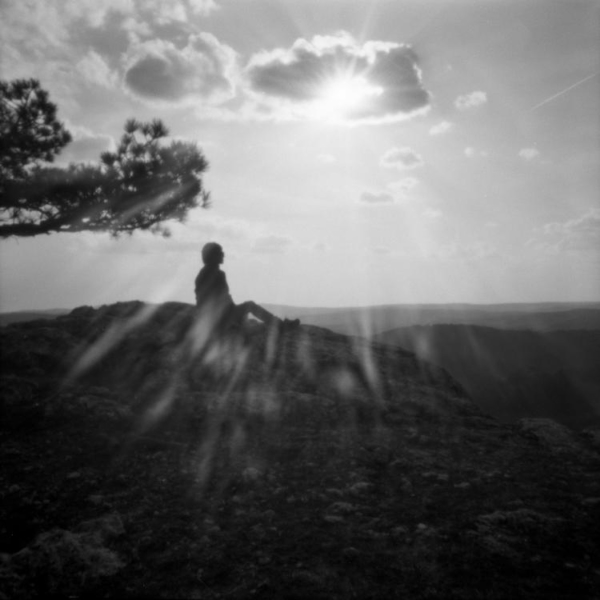
#> input picture img/retrats-lents/01.jpg, 1200 x 1200 px, found by its file name (shown at 1/2 size); its folder holds only this picture in this run
$ python gen-instagram-campanya.py
#> lines starting #> are read from the running program, lines starting #| are printed output that depends on the picture
"""Genera imatges per a campanya Instagram de Retrats Lents (112books)"""

import os
import random
from PIL import Image, ImageDraw, ImageFont, ImageFilter

SRC_DIR = "static/img/retrats-lents"
OUT_DIR = "campanya-instagram"
FONT_BOLD = "/System/Library/Fonts/Helvetica.ttc"
FONT_LIGHT = "/System/Library/Fonts/HelveticaNeue.ttc"
ACCENT = (254, 33, 33)      # 112 Revelats red
INK = (17, 17, 16)          # near-black
WHITE = (255, 255, 255)
WARM = (180, 120, 80)       # warm sepia accent

os.makedirs(OUT_DIR, exist_ok=True)

def load_font(path, size, index=0):
    try:
        return ImageFont.truetype(path, size, index=index)
    except:
        return ImageFont.load_default()

def darken(img, factor=0.45):
    """Overlay semi-transparent dark gradient"""
    overlay = Image.new("RGBA", img.size, (0, 0, 0, int(255 * factor)))
    img = img.convert("RGBA")
    return Image.alpha_composite(img, overlay).convert("RGB")

def add_bottom_gradient(img, height_ratio=0.3):
    """Add dark gradient at bottom for text readability"""
    w, h = img.size
    grad = Image.new("RGBA", (w, int(h * height_ratio)), (0, 0, 0, 0))
    for y in range(grad.height):
        alpha = int(180 * (y / grad.height))
        ImageDraw.Draw(grad).rectangle([(0, y), (w, y)], fill=(0, 0, 0, alpha))
    img = img.convert("RGBA")
    img.paste(grad, (0, h - grad.height), grad)
    return img.convert("RGB")

def draw_text_centered(draw, text, y, font, color=WHITE, max_w=900):
    """Draw text centered horizontally"""
    bbox = draw.textbbox((0, 0), text, font=font)
    tw = bbox[2] - bbox[0]
    x = (1080 - tw) // 2
    draw.text((x, y), text, fill=color, font=font)

def draw_text_left(draw, text, x, y, font, color=WHITE, max_w=900):
    draw.text((x, y), text, fill=color, font=font)

# [16 lines left out: function wrap_text, not called in this run]

def make_cover():
    """Slide 0: Cover slide with title, dates, CTA"""
    img = Image.new("RGB", (1080, 1080), INK)
    draw = ImageDraw.Draw(img)

    f_title = load_font(FONT_BOLD, 72, index=1)
    f_sub = load_font(FONT_LIGHT, 28)
    f_body = load_font(FONT_LIGHT, 22)
    f_small = load_font(FONT_LIGHT, 18)

    # Accent line top
    draw.rectangle([(0, 0), (1080, 6)], fill=ACCENT)

    # Title
    draw_text_centered(draw, "RETRATS", 240, f_title)
    draw_text_centered(draw, "LENTS", 320, f_title)

    # Subtitle
    draw_text_centered(draw, "Segon repte fotogràfic de 112 Revelats", 410, f_sub, WARM)

    # Dates
    draw_text_centered(draw, "21 juny — 6 setembre 2026", 470, f_body, (180, 180, 180))

    # Divider
    draw.rectangle([(440, 520), (640, 522)], fill=ACCENT)

    # Info lines
    info = [
        "Retrat amb càmera estenopeica o llarga exposició",
        "Obert a tothom · Gratuït",
    ]
    for i, line in enumerate(info):
        draw_text_centered(draw, line, 550 + i * 35, f_small, (160, 160, 160))

    # CTA button
    btn_y = 660
    btn_w, btn_h = 320, 56
    btn_x = (1080 - btn_w) // 2
    draw.rounded_rectangle([(btn_x, btn_y), (btn_x + btn_w, btn_y + btn_h)], radius=28, fill=ACCENT)
    draw_text_centered(draw, "PARTICIPA-HI", btn_y + 14, load_font(FONT_BOLD, 22, index=1), WHITE)

    # Logo text
    draw_text_centered(draw, "112books.eu / 112 Revelats", 960, f_small, (100, 100, 100))

    img.save(f"{OUT_DIR}/00-portada.jpg", quality=92)
    print(f"  -> {OUT_DIR}/00-portada.jpg")

def make_photo_card(src_path, idx, total):
    """Photo slide with subtle branding"""
#> called with src_path = 'static/img/retrats-lents/01.jpg', idx = 0, total = 1
    photo = Image.open(src_path).convert("RGB")
#> photo is the input picture: PIL image 1200x1200 RGB; min 0, max 255, mean 103.7
    # Crop to square from center
    w, h = photo.size
    side = min(w, h)
    left = (w - side) // 2
    top = (h - side) // 2
    photo = photo.crop((left, top, left + side, top + side))
    photo = photo.resize((1080, 1080), Image.LANCZOS)
#> photo: PIL image 1080x1080 RGB

    # Slight darken for text overlay
    photo = darken(photo, 0.15)
#> in darken, `return Image.alpha_composite(img, overlay).convert("RGB")`:
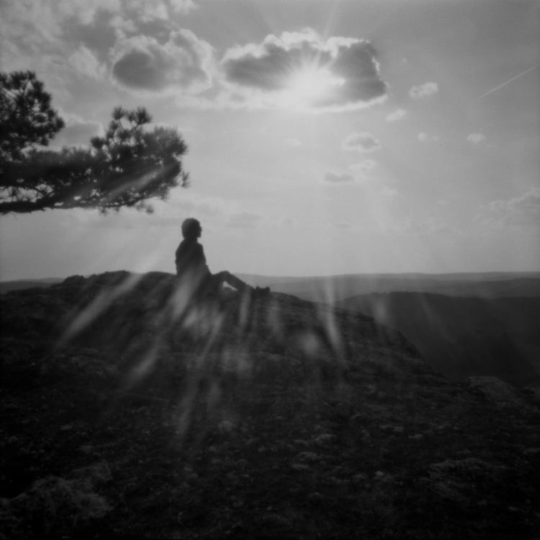
#> returned value: PIL image 1080x1080 RGB (shown at 1/2 size); min 0, max 217, mean 88.3

    draw = ImageDraw.Draw(photo)
    f_counter = load_font(FONT_LIGHT, 16)
    f_hashtag = load_font(FONT_LIGHT, 14)

    # Counter top-right
    draw_text_left(draw, f"{idx+1}/{total}", 1010, 30, f_counter, (200, 200, 200))

    # Bottom branding
    draw.text((40, 1020), "112 Revelats", fill=(200, 200, 200), font=f_counter)
    draw.text((40, 1045), "#RetratsLents", fill=(150, 150, 150), font=f_hashtag)

    photo.save(f"{OUT_DIR}/{idx+1:02d}-foto.jpg", quality=92)
    print(f"  -> {OUT_DIR}/{idx+1:02d}-foto.jpg")

def make_cta():
    """Final slide: call to action"""
    img = Image.new("RGB", (1080, 1080), INK)
    draw = ImageDraw.Draw(img)

    f_title = load_font(FONT_BOLD, 48, index=1)
    f_body = load_font(FONT_LIGHT, 24)
    f_small = load_font(FONT_LIGHT, 18)

    draw.rectangle([(0, 0), (1080, 6)], fill=ACCENT)

    draw_text_centered(draw, "TENS UNA CÀMERA", 280, f_title)
    draw_text_centered(draw, "ESTENOPEICA?", 350, f_title)
    draw_text_centered(draw, "O simplement curiositat?", 400, f_body, (180, 180, 180))

    draw.rectangle([(440, 460), (640, 462)], fill=ACCENT)

    lines = [
        "Participa al repte Retrats Lents",
        "Fotollibre col·lectiu · Publicació digital",
        "Inscripció gratuïta fins al 6 de setembre",
    ]
    for i, line in enumerate(lines):
        draw_text_centered(draw, line, 500 + i * 38, f_small, (160, 160, 160))

    # CTA button
    btn_y = 660
    btn_w, btn_h = 320, 56
    btn_x = (1080 - btn_w) // 2
    draw.rounded_rectangle([(btn_x, btn_y), (btn_x + btn_w, btn_y + btn_h)], radius=28, fill=ACCENT)
    draw_text_centered(draw, "112REVELATS.112BOOKS.EU", btn_y + 14, load_font(FONT_BOLD, 18, index=1), WHITE)

    draw_text_centered(draw, "Enllaç al perfil", 790, f_small, (100, 100, 100))

    img.save(f"{OUT_DIR}/cta-final.jpg", quality=92)
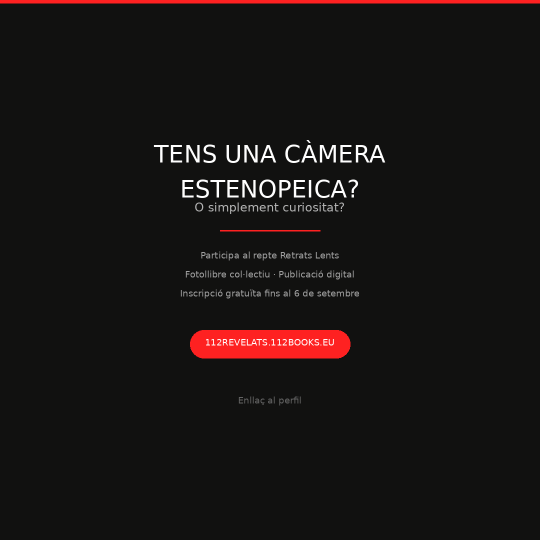
#> saved as cta-final.jpg: PIL image 1080x1080 RGB (shown at 1/2 size); mean R, G, B 24.8, 20.2, 19.2
    print(f"  -> {OUT_DIR}/cta-final.jpg")

def make_story(src_path, idx):
    """Story format 1080x1920 full-bleed photo with text"""
#> called with src_path = 'static/img/retrats-lents/01.jpg', idx = 0
    photo = Image.open(src_path).convert("RGB")
    # Crop to 9:16 from center
    w, h = photo.size
    target_ratio = 9 / 16
    current_ratio = w / h
    if current_ratio > target_ratio:
        new_w = int(h * target_ratio)
        left = (w - new_w) // 2
        photo = photo.crop((left, 0, left + new_w, h))
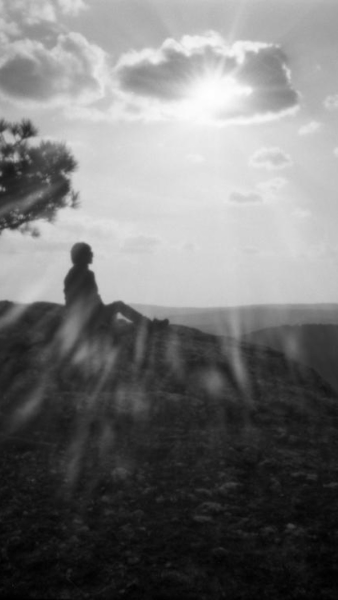
#> photo: PIL image 675x1200 RGB (shown at 1/2 size); min 0, max 255, mean 116.8
    else:
        new_h = int(w / target_ratio)
        top = (h - new_h) // 2
        photo = photo.crop((0, top, w, top + new_h))
    photo = photo.resize((1080, 1920), Image.LANCZOS)
#> photo: PIL image 1080x1920 RGB

    # Darken for readability
    photo = darken(photo, 0.35)

    # Bottom gradient
    photo = add_bottom_gradient(photo, 0.25)
#> after the loop in add_bottom_gradient, `for y in range(grad.height):`:
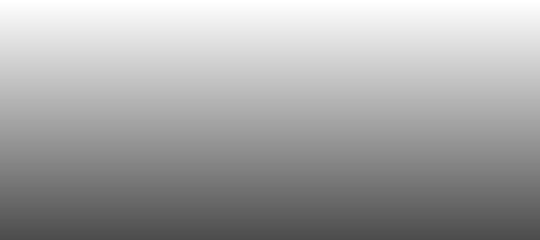
#> grad: PIL image 1080x480 RGBA (shown at 1/2 size); mean R, G, B, A 0, 0, 0, 89.4; transparent parts drawn white
#> in add_bottom_gradient, `img.paste(grad, (0, h - grad.height), grad)`:
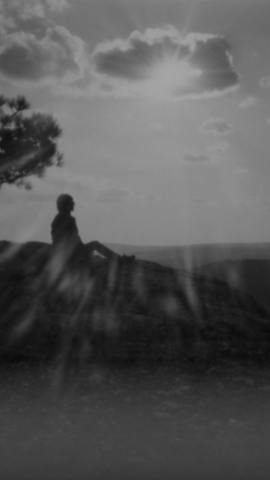
#> img: PIL image 1080x1920 RGBA (shown at 1/4 size); mean R, G, B, A 75.1, 75.1, 75.1, 243.1; transparent parts drawn white
    # Top gradient
    photo = add_top_gradient(photo, 0.15)

    draw = ImageDraw.Draw(photo)
    f_title = load_font(FONT_BOLD, 42, index=1)
    f_sub = load_font(FONT_LIGHT, 24)
    f_small = load_font(FONT_LIGHT, 16)

    # Top text
    draw_text_centered(draw, "RETRATS LENTS", 80, f_title)
    draw_text_centered(draw, "112 Revelats", 130, f_small, (180, 180, 180))

    # Bottom info
    draw_text_centered(draw, "21 juny — 6 setembre 2026", 1720, f_sub, (220, 220, 220))
    draw_text_centered(draw, "Fotollibre col·lectiu #RetratsLents", 1770, f_small, (160, 160, 160))

    photo.save(f"{OUT_DIR}/story-{idx+1}.jpg", quality=92)
    print(f"  -> {OUT_DIR}/story-{idx+1}.jpg")

def add_top_gradient(img, height_ratio=0.15):
#> called with height_ratio = 0.15
    w, h = img.size
    grad = Image.new("RGBA", (w, int(h * height_ratio)), (0, 0, 0, 0))
#> grad: PIL image 1080x288 RGBA; every value is 0
    for y in range(grad.height):
        alpha = int(120 * (1 - y / grad.height))
        ImageDraw.Draw(grad).rectangle([(0, y), (w, y)], fill=(0, 0, 0, alpha))
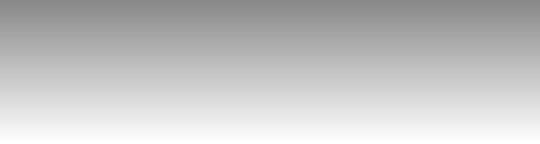
#> grad: PIL image 1080x288 RGBA (shown at 1/2 size); mean R, G, B, A 0, 0, 0, 59.7; transparent parts drawn white
    img = img.convert("RGBA")
    img.paste(grad, (0, 0), grad)
    return img.convert("RGB")

def main():
    print("Generant campanya Instagram per Retrats Lents...\n")

    # Get all images
    images = sorted([f for f in os.listdir(SRC_DIR) if f.endswith(".jpg") and f != "FONTS.md"])
    random.shuffle(images)

    if not images:
        print("ERROR: No s'han trobat imatges a", SRC_DIR)
        return

    # Carousel: cover + up to 8 photos + CTA = max 10 slides
    n_photos = min(8, len(images))
    total_slides = 1 + n_photos + 1  # cover + photos + cta

    print(f"Carrousel ({total_slides} diapositives):")
    make_cover()
    for i in range(n_photos):
        make_photo_card(f"{SRC_DIR}/{images[i]}", i, n_photos)
    make_cta()

    # Stories: 3 story versions
    print(f"\nStories (3):")
    story_images = random.sample(images, min(3, len(images)))
    for i, img_name in enumerate(story_images):
        make_story(f"{SRC_DIR}/{img_name}", i)
#> in make_story, `photo.save(f"{OUT_DIR}/story-{idx+1}.jpg", quality=92)`:
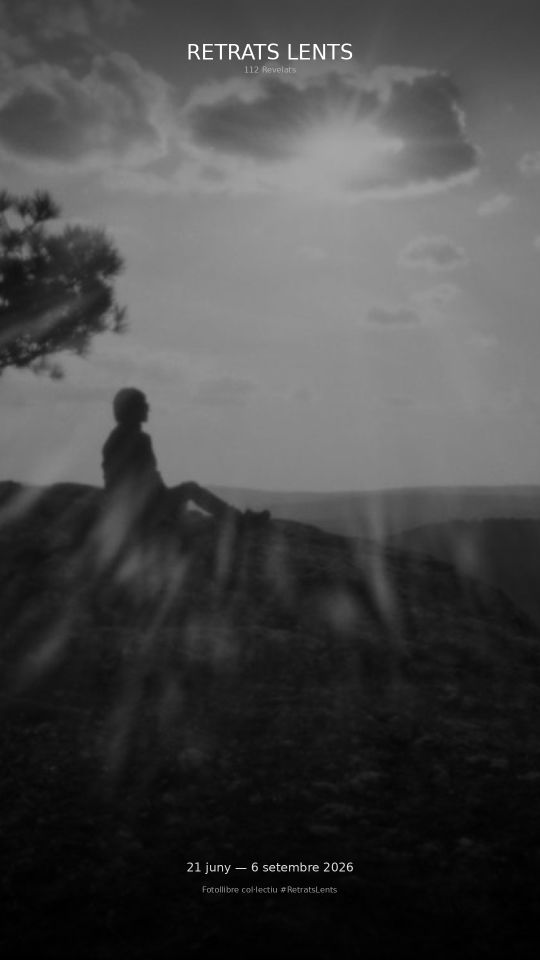
#> saved as story-1.jpg: PIL image 1080x1920 RGB (shown at 1/2 size); min 0, max 255, mean 71.4

    print(f"\nFet! {total_slides + 3} imatges generades a {OUT_DIR}/")

if __name__ == "__main__":
    main()

$ run again, on img/retrats-lents/05.jpg
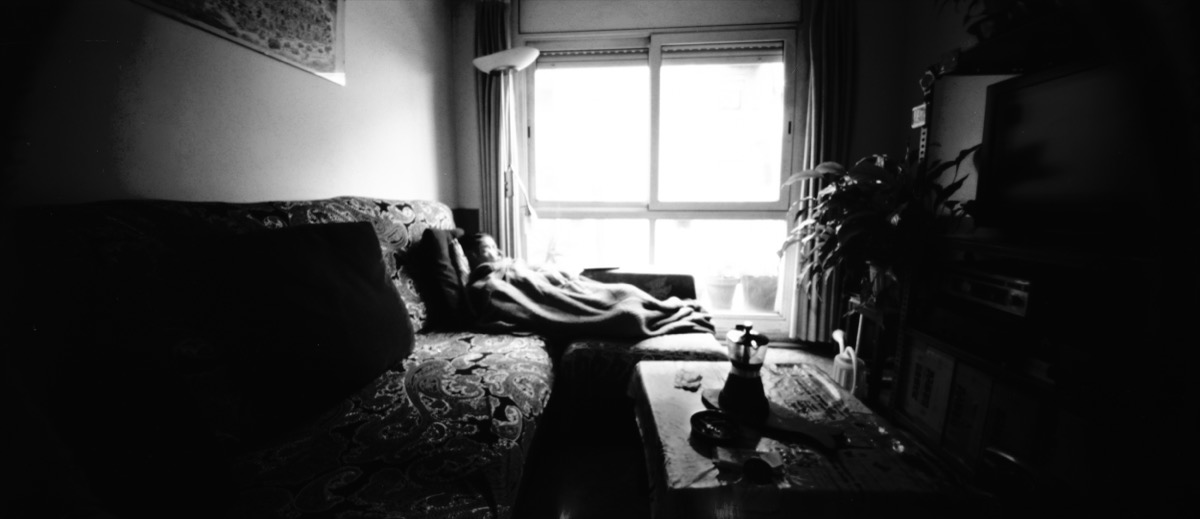
#> input picture img/retrats-lents/05.jpg, 1200 x 519 px, found by its file name
#> in make_photo_card, photo is the input picture: PIL image 1200x519 RGB; min 2, max 255, mean 61.8
#> in make_story, `photo = photo.crop((left, 0, left + new_w, h))`:
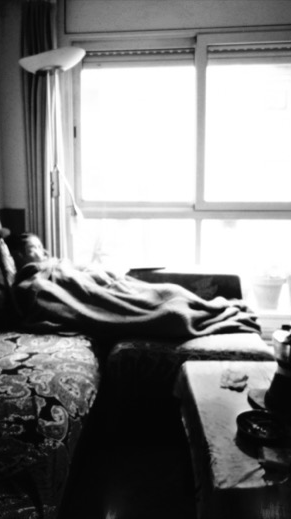
#> photo: PIL image 291x519 RGB; min 2, max 255, mean 132.3
#> overlay: PIL image 1080x1920 RGBA
#> in make_story, `photo.save(f"{OUT_DIR}/story-{idx+1}.jpg", quality=92)`:
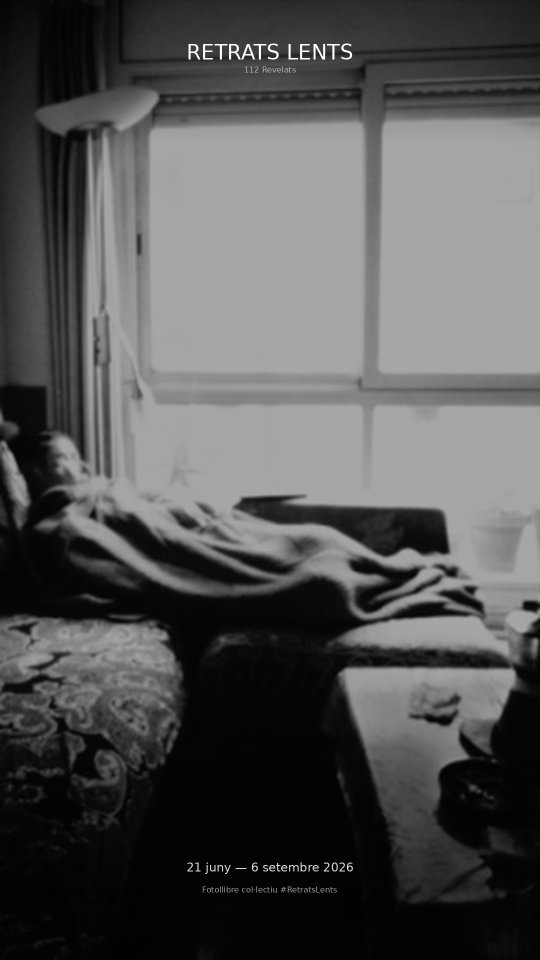
#> saved as story-1.jpg: PIL image 1080x1920 RGB (shown at 1/2 size); min 0, max 255, mean 83.1

$ run again, on img/retrats-lents/06.jpg
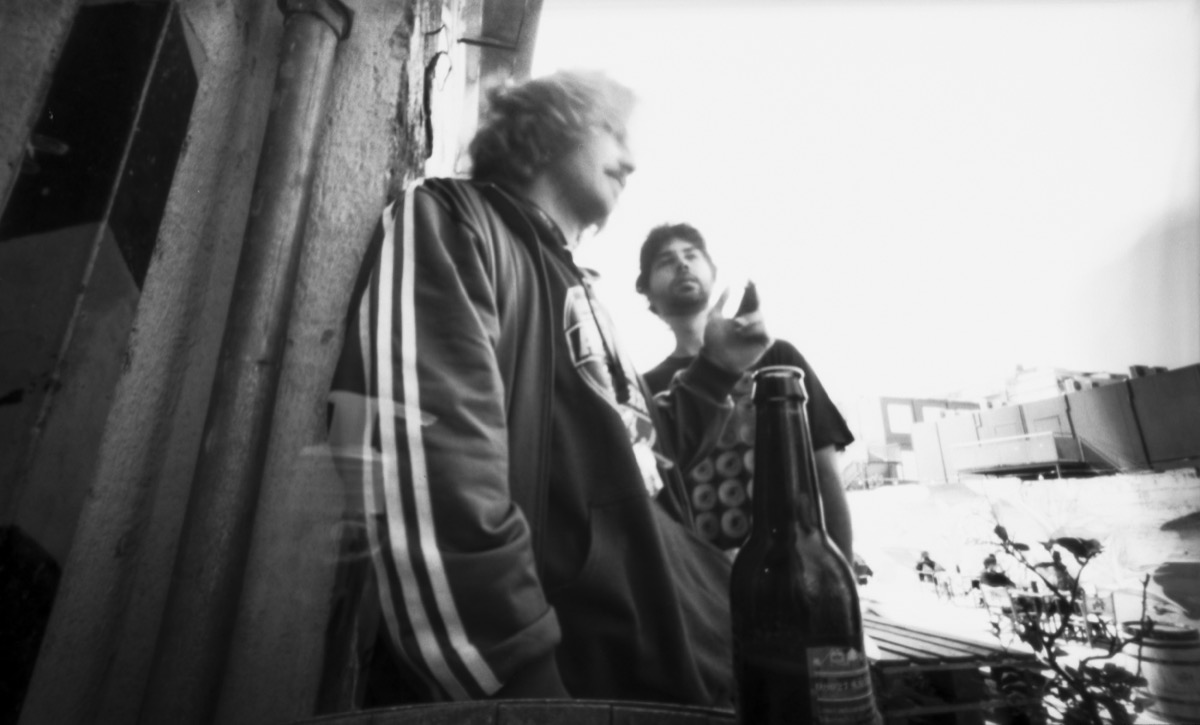
#> input picture img/retrats-lents/06.jpg, 1200 x 725 px, found by its file name
#> in make_photo_card, photo is the input picture: PIL image 1200x725 RGB; min 0, max 247, mean 122.1
#> in make_story, `photo = photo.crop((left, 0, left + new_w, h))`:
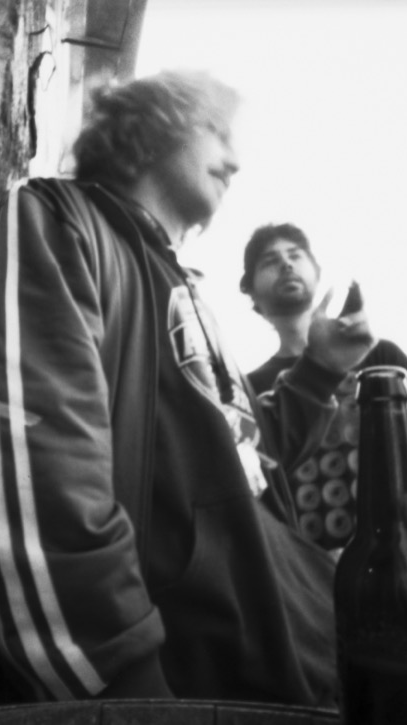
#> photo: PIL image 407x725 RGB; min 1, max 247, mean 111.6
#> overlay: PIL image 1080x1920 RGBA
#> in make_story, `photo.save(f"{OUT_DIR}/story-{idx+1}.jpg", quality=92)`:
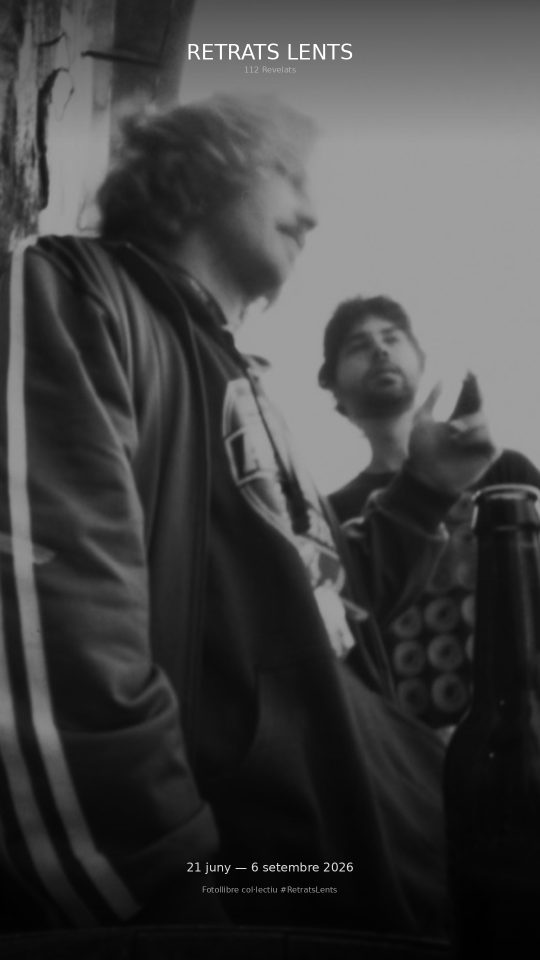
#> saved as story-1.jpg: PIL image 1080x1920 RGB (shown at 1/2 size); min 0, max 255, mean 66.5
